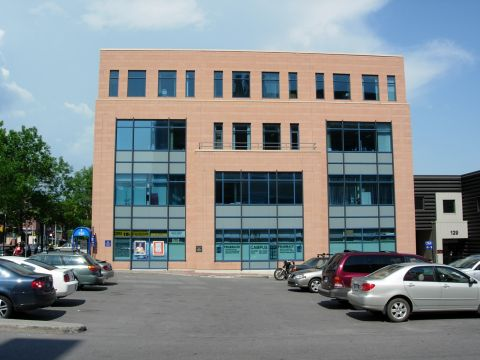
#> input picture dev_tools/opencv/opencv-python/doc/pictures_for_code/building.jpg, 480 x 360 px
$ jupyter execute --allow-errors chapter6_image_tansform.ipynb   (older library calls are emulated)
#> lines starting #> are read from the running program, lines starting #| are printed output that depends on the picture; after the words box and inside, x2 and y2 are one past the last pixel; in counts of white or black regions, pixels touching at a corner belong together
# 第六章 图像变换

## 卷积

我们在第 5 章看到的所有操作都可以被理解成普通卷积的特殊情况.

一个特殊卷积所实现的功能是由其卷积核的形式决定的.这个核本质上是一个大小固定,由数值参数构成的数组, 数组的参考点通常位于数组的中心.

对于每一个 kernel, 我们可以得到图像中某个点与 anchor 重合的像素值和 kernel 覆盖的其余邻近值, 将这些值分别和 kernel 对应位置上的值相乘并求和, 并将这个结果放在图像中与 anchor 重合的位置.

**cv2.filter2D() 函数**:
- cv2.filter2D(src, ddepth, kernel[, dst[, anchor[, delta[, borderType]]]]) → dst;
- ddepth - 指定输出图像的 depth; 如果为负数(ddepth=-1), 输出图像的 depth 就和 src.depth() 相同; 以下是支持的原图 depth 和输出图 depth:
```
src.depth() = CV_8U, ddepth = -1/CV_16S/CV_32F/CV_64F
src.depth() = CV_16U/CV_16S, ddepth = -1/CV_32F/CV_64F
src.depth() = CV_32F, ddepth = -1/CV_32F/CV_64F
src.depth() = CV_64F, ddepth = -1/CV_64F
```
- kernel – 卷积核(或者是 correlation kernel).
- anchor – 可选参数, 卷积核的参考点, 表示被滤波的点在 kernel 中的相对位置. 默认值是 (-1,-1) , 表示 anchor 在 kernel 的中心.
- delta – 可选参数, 将最后计算出的值保存在输出图像之前会加上这个值.
- borderType – 可选参数, 边界像素的外推方法(常用的有 zero padding 和复制外推法).

**Note**:

1. 卷积核用一个单通道的浮点数矩阵表示; 如果你想在不同的通道上引用不同的卷积核, 那么应该使用 split() 函数将原图且分到独立的图像平面上, 然后单独执行卷积运算.

2. 该函数执行的是线性滤波, 支持 in-place 操作.

3. 对于小的 kernel, 使用直接法进行计算; 对于大的 kernel(比如 ``11 x 11``), 使用基于 DFT 的算法加速.

[cell 1]
## 卷积操作, 尝试着换换别的 kernel
import cv2
import numpy as np

image = cv2.imread("../pictures_for_code/building.jpg", cv2.IMREAD_GRAYSCALE)
#> image: shape (360, 480); min 0, max 255, mean 134.5
kernel = np.array([[-3.0, 0, 3], [-10, 0, 10], [-3, 0, 3]], dtype = np.float)  # Scharr 滤波器
conv = cv2.filter2D(image, -1, kernel, borderType = cv2.BORDER_REPLICATE)
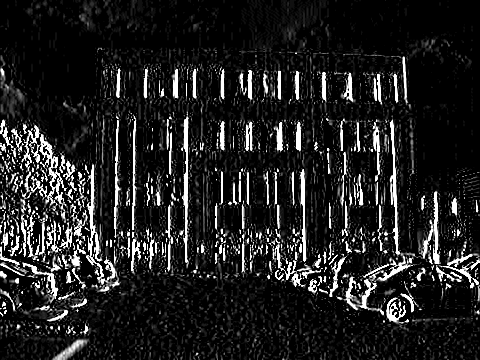
#> conv: shape (360, 480); min 0, max 255, mean 33.2
print("shape 1 2: %s, %s" % (image.shape,  conv.shape))
#| shape 1 2: (360, 480), (360, 480)

cv2.imshow("image", image)
cv2.imshow("conv", conv)

key = cv2.waitKey(0)
#> (key Esc is pressed here)
if key:
    cv2.destroyAllWindows()

### 卷积边界

当卷积点在图像边界会发生什么? 使用 cv2.copyMakeBorder() 可以在图像四周生成一个边界, 有效地解决这个问题.

**cv2.copyMakeBorder() 函数**:
- cv2.copyMakeBorder(src, top, bottom, left, right, borderType[, dst[, value]]) → dst;
- top/bottom/left/right: 指定四个方向需要外推的像素个数. 例如, top=1, bottom=1, left=1, right=1 就是创建 1 个像素宽的边界.
- borderType: 创建边界的方式. 常用的是 BORDER_REPLICATE 和 BORDER_CONSTANT.
- value: 当 borderType==BORDER_CONSTANT 时需要指定的边界值.

**Note**:
当源图像是新图像的一部分(ROI)时, 这个函数会直接使用 ROI 外部的像素生成边界. 如果想要禁用这个功能,即并不把源图像当成是一个 ROI, 时刻使用外推法生成新的边界, 使用 borderType | BORDER_ISOLATED.

[cell 2]
## 卷积边界填充
import cv2

border = 5

image = cv2.imread("../pictures_for_code/building.jpg", cv2.IMREAD_GRAYSCALE)
border_replicate = cv2.copyMakeBorder(image, border, border, border, border, borderType = cv2.BORDER_REPLICATE)
border_constant = cv2.copyMakeBorder(image, border, border, border, border, borderType = cv2.BORDER_CONSTANT, value = 0)
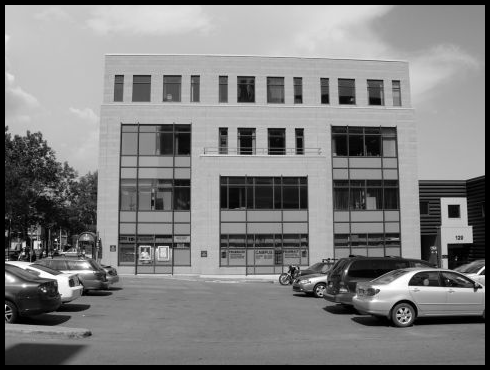
#> border_constant: shape (370, 490); min 0, max 255, mean 128.2
print("shape 1 2: %s, %s" % (border_constant.shape,  border_replicate.shape))
#| shape 1 2: (370, 490), (370, 490)

cv2.imshow("border_replicate", border_replicate)
cv2.imshow("border_constant", border_constant)

key = cv2.waitKey(0)
#> (key Esc is pressed here)
if key:
    cv2.destroyAllWindows()

## 梯度和 Sobel 导数

一个最重要且最基本的卷积操作就是导数的计算(其实是近似值).

通常来说, 用来表达微分的最常用的操作是 Sobel 微分算子. Sobel 算子包含任意阶的微分以及融合偏导.

**cv2.Sobel()**:
- 使用扩展的 Sobel 算子计算图像的一阶, 二阶, 三阶或者复合导数.
- cv2.Sobel(src, ddepth, xorder, yorder[, dst[, ksize[, scale[, delta[, borderType]]]]]) → dst;
- ddepth - 指定输出图像的 depth; 如果为负数(ddepth=-1), 输出图像的 depth 就和 src.depth() 相同; 以下是支持的原图 depth 和输出图 depth:
```
src.depth() = CV_8U, ddepth = -1/CV_16S/CV_32F/CV_64F
src.depth() = CV_16U/CV_16S, ddepth = -1/CV_32F/CV_64F
src.depth() = CV_32F, ddepth = -1/CV_32F/CV_64F
src.depth() = CV_64F, ddepth = -1/CV_64F
```
如果是 8-bit 的输入图片, 返回的是裁切后的 derivatives.
- xorder – x 方向的导数的阶数.
- yorder – y 方向的导数的阶数.
- ksize – 扩展 Sobel kernel 的 size, 可选值为 1, 3, 5, or 7.
- scale – 可选参数, 计算导数时的缩放因子, 默认值为 1, 即不缩放.
- delta – 可选参数, 再将结果保存到 dst 之前加上这个值.
- borderType – 边界像素的外推方法.

Sobel 算子结合了高斯平滑和微分运算, 因此结果会或多或少的抗噪声干扰. 最常见的调用方式是以下两种:
- ( xorder = 1, yorder = 0, ksize = 3)  计算 x 的一阶导数.
- ( xorder = 0, yorder = 1, ksize = 3) 计算 y 的一阶导数.
- 第一种情况对应的 kernel 为: `[[-1.0, 0, 1], [-2, 0, 2], [-1, 0, 1]]`.
- 第二种情况对应的 kernel 为: `[[-1.0, -2, -1], [0, 0, 0], [1, 2, 1]]`.

Sobel 算子有一个很好的性质, 即可以定义任意大小的核. 并且这些核可以快速用迭代方式构造. 大核对导数有更好的逼近, 因为小核对噪声更敏感.

Sobel 导数并不是真正的导数, 因为 Sobel 算子定义在离散空间上,. Sobel 算子真正表示的是多项式拟合, 也就是说 x 方向上的二阶 Sobel 导数并不是真正的二阶导数, 而是对抛物线函数的局部拟合. 使用较大核可以在更多像素上计算这种拟合.

[cell 3]
## Sobel 算子的两种常用 kernel (也可以用卷积直接实现)
import cv2
import numpy as np

image = cv2.imread("../pictures_for_code/building.jpg", cv2.IMREAD_GRAYSCALE)
kernel_x = np.array([[-1.0, 0, 1], [-2, 0, 2], [-1, 0, 1]], dtype = np.float)    # Sobel 算子
kernel_y = np.array([[-1.0, -2, -1],[0, 0, 0],[1, 2, 1]], dtype = np.float)    # Sobel 算子

conv_x = cv2.filter2D(image, -1, kernel_x, borderType = cv2.BORDER_REPLICATE)
conv_y = cv2.filter2D(image, -1, kernel_y, borderType = cv2.BORDER_REPLICATE)

sobel_x = cv2.Sobel(image, -1, 1, 0, 3)
sobel_y = cv2.Sobel(image, -1, 0, 1, 3)

cv2.imshow("origin", image)
cv2.imshow("conv_x", conv_x)
cv2.imshow("conv_y", conv_y)
cv2.imshow("sobel_x", sobel_x)
cv2.imshow("sobel_y", sobel_y)

key = cv2.waitKey(0)
#> (key Esc is pressed here)
if key:
    cv2.destroyAllWindows()

### Scharr 滤波器

对于小的核, Sobel 算子的计算精度会大大降低. 这时可私用 Scharr 滤波器解决 Sobel 算子计算的精度问题, 二者速度是一样快的.

对于 cv2.Sobel() 函数中的 ksize 参数值, 当指定 ksize = CV_SCHARR (即 ksize = -1)时, 使用的是 3x3 的 Scharr 滤波器.

Scharr 使用的核是: `[[-3.0, 0, 3], [-10, 0, 10], [-3, 0, 3]]`.

**cv2.Scharr() 函数**:
- cv2.Scharr(src, ddepth, dx, dy[, dst[, scale[, delta[, borderType]]]]) → dst;

[cell 4]
## Scharr 滤波器
import cv2
import numpy as np

image = cv2.imread("../pictures_for_code/building.jpg", cv2.IMREAD_GRAYSCALE)

sobel_x = cv2.Sobel(image, -1, 1, 0, ksize = -1)    # 等价于 cv2.Scharr()
scharr = cv2.Scharr(image, -1, 1, 0)

cv2.imshow("sobel_x", sobel_x)
cv2.imshow("scharr", scharr)

key = cv2.waitKey(0)
#> (key Esc is pressed here)
if key:
    cv2.destroyAllWindows()

### 拉普拉斯变换

拉普拉斯算子是计算沿着 X 轴和 Y 轴的二次导数的和, 这就意味着周围是更高值的单点会使函数值最大化, 反过来, 周围是更低值的点将会使函数的负值最大化.

基于这种思想, 可以使用拉普拉斯算子做边缘检测.当我们逼近类似边缘的不连续区域时导数会快速增长,而穿过这些不连续地方时导数又会快速减小.所以导数会在此范围内有局部极值.这样局部最大值有可能位于二阶导数为 0 的地方.因此我们可以通过一阶导数和二阶导数均为 0 来过滤那些不是极值点的检测.

拉普拉斯变换使用 Sobel 算子计算 x 和 y 的二阶导数之和.

**cv2.Laplacian() 函数**:
- cv2.Laplacian(src, ddepth[, dst[, ksize[, scale[, delta[, borderType]]]]]) → dst;
- ksize – kernel size,正数且为奇数. 用于计算二阶导数的滤波器.
- scale – 可选参数, 计算导数时的缩放因子, 默认值为 1, 即不缩放.
- delta – 可选参数, 再将结果保存到 dst 之前加上这个值.
- borderType – 边界像素的外推方法.

当 ksize > 1 时使用 Sobel 算子计算 x 和 y 的二阶导数之和.

当 ksize == 1 时, 使用下面的 kernel 计算 Laplacian 变换: ``[[0, 1, 0], [1, -4, 1], [0, 1, 0]]``.

[cell 5]
import cv2

img = cv2.imread("../pictures_for_code/building.jpg", 0)

laplacian = cv2.Laplacian(img,cv2.CV_64F)
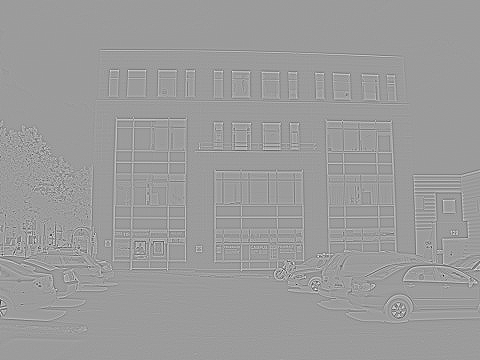
#> laplacian: shape (360, 480) float64; min -538, max 342, mean 0; drawn with min black and max white
sobelx = cv2.Sobel(img,cv2.CV_64F,1,0,ksize=5)
sobely = cv2.Sobel(img,cv2.CV_64F,0,1,ksize=5)
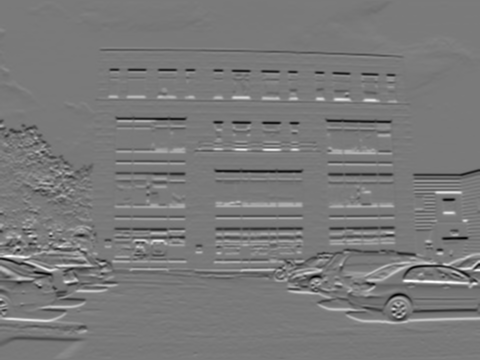
#> sobely: shape (360, 480) float64; min -9108, max 9901, mean -30.5; drawn with min black and max white

cv2.imshow("sobelx", sobelx)
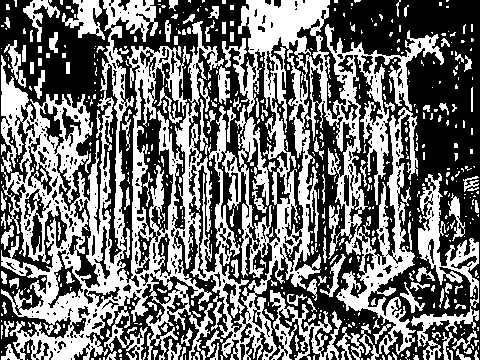
#> window 'sobelx': shape (360, 480); 44.7% white; 587 white regions (441 under 20 px), largest, box (x1, y1, x2, y2) and area: (1, 0, 444, 360) 59381, (411, 173, 479, 360) 3233, (270, 290, 342, 360) 1699
cv2.imshow("sobely", sobely)
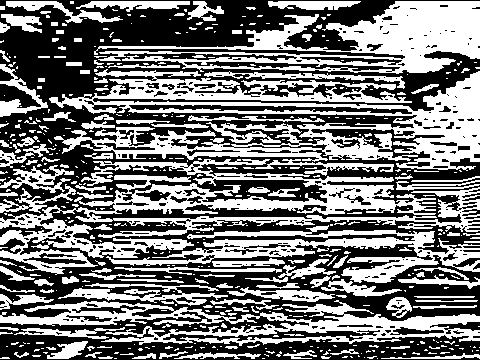
#> window 'sobely': shape (360, 480); 46.4% white; 515 white regions (369 under 20 px), largest, box (x1, y1, x2, y2) and area: (49, 69, 480, 171) 17613, (0, 159, 480, 275) 14890, (94, 1, 480, 74) 10981
cv2.imshow("laplacian", laplacian)
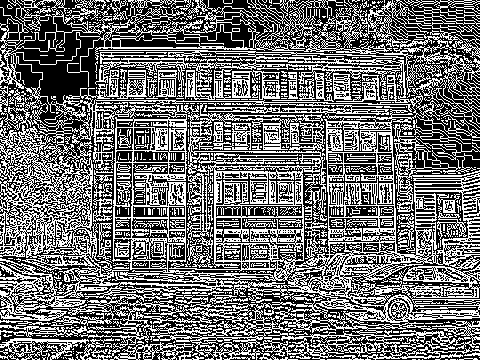
#> window 'laplacian': shape (360, 480); 43.6% white in thin lines or dots

key = cv2.waitKey(0)
#> (key Esc is pressed here)
if key:
    cv2.destroyAllWindows()

## Canny 算子

以上拉普拉斯边缘检测描述的边缘检测方法在 1986 年由 J.Canny 得到完善, 也就是通常所说的 Canny 边缘检测法.

不同于拉普拉斯边缘检测算法的是:首先在 x 和 y 方向求一阶导数, 然后组合为 4 个方向的导数. 这些方向导数达到局部最大值的点就是组成边缘的候选点.

Canny 算法最重要的一个新特点是试图将独立边的候选像素拼接成轮廓. 轮廓的形成是对这些像素运用滞后性阈值.这意味着有两个阈值,上限和下限. 如果一个像素的梯度大于上限阈值, 则被认为是边缘像素, 如果低于下限阈值, 则被抛弃. 如果介于二者之间, 只有当其与高于上限阈值的像素连接时才会被接受.

Canny 推荐的上下限阈值比为 2:1 到 3:1 之间. 小的阈值太小的话就会得到很密集的边缘, 因为大的阈值是用来确定初始化的强边缘的.

**cv2.Canny() 函数**:
- cv2.Canny(image, threshold1, threshold2[, edges[, apertureSize[, L2gradient]]]) → edges;
- image – 8-bit input image.
- edges – output edge map; single channels 8-bit image, which has the same size as image .
- threshold1 – first threshold for the hysteresis procedure.
- threshold2 – second threshold for the hysteresis procedure.
- apertureSize – aperture size for the Sobel() operator.
- L2gradient – a flag, indicating whether a more accurate  L_2 norm  =\sqrt{(dI/dx)^2 + (dI/dy)^2} should be used to calculate the image gradient magnitude ( L2gradient=true ), or whether the default  L_1 norm =|dI/dx|+|dI/dy| is enough ( L2gradient=false ).

小的阈值用来连接边缘, 大的阈值用来确定初始化的强边缘.See http://en.wikipedia.org/wiki/Canny_edge_detector.

**Note**:
canny edge detector 的实例代码可以在 samples/cpp/edge.cpp,或 samples/python/edge.py 中找到.

[cell 6]
## Canny 上下限不同比例的比较(3:2, 5:1)

img = cv2.imread("../pictures_for_code/building.jpg", 0)

canny_32 = cv2.Canny(img,100, 150)
#> canny_32: shape (360, 480); 10.9% white in thin lines or dots, all inside (x1, y1, x2, y2) = (0, 49, 480, 344)
canny_51 = cv2.Canny(img,10, 50)
#> canny_51: shape (360, 480); 19.6% white in thin lines or dots

cv2.imshow("canny_32", canny_32)
cv2.imshow("canny_51", canny_51)

key = cv2.waitKey(0)
#> (key Esc is pressed here)
if key:
    cv2.destroyAllWindows()

## 霍夫变换

霍夫变换是一种在图像中寻找直线, 圆以及其他简单集合形状的方法.

原始的霍夫变换是一种直线变换, 即在二值图像中寻找直线的一种相对快速的方法.变换可以推广到其他普通的情况, 而不仅仅是直线.

### 霍夫线变换

霍夫线变换的基本理论是二值图像中任何点都可能是一些候选直线集合的一部分.

OpenCV 支持两种不同形式的霍夫变换: 标准霍夫变换(SHT) 和累计概率霍夫变换(PPHT).

**cv2.HoughLines() 和 cv2.HoughLinesP()**:
- 使用霍夫线变换在二值图中计算直线.
- cv2.HoughLines(image, rho, theta, threshold[, lines[, srn[, stn[, min_theta[, max_theta]]]]]) → lines;
- cv2.HoughLinesP(image, rho, theta, threshold[, lines[, minLineLength[, maxLineGap]]]) → lines;
- rho – 累加器的距离分辨率, 单位是像素.
- theta – 累加器的角度分辨率, 单位是弧度.
- threshold – 累加器的阈值. 只有投票值大于阈值的那些直线才会被接受.
- lines – Output vector of lines. Each line is represented by a two-element vector  (\rho, \theta) .  \rho is the distance from the coordinate origin  (0,0) (top-left corner of the image).  \theta is the line rotation angle in radians ( 0 \sim \textrm{vertical line}, \pi/2 \sim \textrm{horizontal line} ).
- srn – For the multi-scale Hough transform, it is a divisor for the distance resolution rho . The coarse accumulator distance resolution is rho and the accurate accumulator resolution is rho/srn . If both srn=0 and stn=0 , the classical Hough transform is used. Otherwise, both these parameters should be positive.
- stn – For the multi-scale Hough transform, it is a divisor for the distance resolution theta.
- min_theta – For standard and multi-scale Hough transform, minimum angle to check for lines. Must fall between 0 and max_theta.
- max_theta – For standard and multi-scale Hough transform, maximum angle to check for lines. Must fall between min_theta and CV_PI.
- minLineLength – Minimum line length. Line segments shorter than that are rejected.
- maxLineGap – Maximum allowed gap between points on the same line to link them.
- method –
```
One of the following Hough transform variants:

CV_HOUGH_STANDARD 标准霍夫变换. Every line is represented by two floating-point numbers  (\rho, \theta) , where  \rho is a distance between (0,0) point and the line, and  \theta is the angle between x-axis and the normal to the line. Thus, the matrix must be (the created sequence will be) of CV_32FC2 type
CV_HOUGH_PROBABILISTIC 概率霍夫变换 (more efficient in case if the picture contains a few long linear segments). It returns line segments rather than the whole line. Each segment is represented by starting and ending points, and the matrix must be (the created sequence will be) of the CV_32SC4 type.
CV_HOUGH_MULTI_SCALE 多尺度变量霍夫变换. The lines are encoded the same way as CV_HOUGH_STANDARD.
param1 –
First method-dependent parameter:

For the classical Hough transform, it is not used (0).
For the probabilistic Hough transform, it is the minimum line length.
For the multi-scale Hough transform, it is srn.
param2 –
Second method-dependent parameter:

For the classical Hough transform, it is not used (0).
For the probabilistic Hough transform, it is the maximum gap between line segments lying on the same line to treat them as a single line segment (that is, to join them).
For the multi-scale Hough transform, it is stn.
```

The function implements the probabilistic Hough transform algorithm for line detection, described in [Matas00]. See the line detection example below:

/* This is a standalone program. Pass an image name as the first parameter
of the program.  Switch between standard and probabilistic Hough transform
by changing "#if 1" to "#if 0" and back */

The function implements the standard or standard multi-scale Hough transform algorithm for line detection. See http://homepages.inf.ed.ac.uk/rbf/HIPR2/hough.htm for a good explanation of Hough transform. See also the example in HoughLinesP() description.

[cell 7]
## 概率霍夫变换和标准霍夫变换
import cv2
import numpy as np

image = cv2.imread("../pictures_for_code/building.jpg", 0)
canny = cv2.Canny(image, 50, 200, 3 )
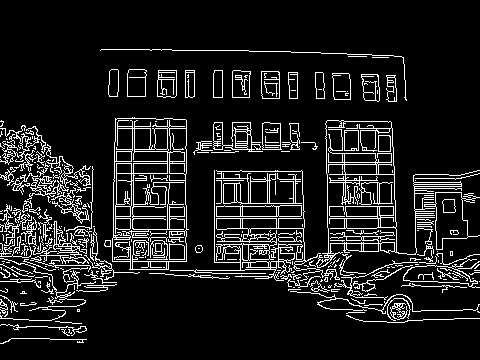
#> canny: shape (360, 480); 11.1% white in thin lines or dots, all inside (x1, y1, x2, y2) = (0, 49, 480, 344)
result = cv2.cvtColor(canny, cv2.COLOR_GRAY2BGR)
result_p = result.copy()

# 概率霍夫变换
lines_p = cv2.HoughLinesP(canny.copy(), 1, np.pi/180, 80, 30, 10)
#> lines_p = 174 rows, first 6: [216, 216, 277, 216], [345, 206, 393, 206], [147, 259, 167, 259], [280, 205, 301, 205], [256, 261, 266, 261], [424, 184, 461, 184]
for line in lines_p:
    line = line[0]
    cv2.line( result_p, (line[0], line[1]),(line[2], line[3]), (0,255,0), 2, 8 )
#> this loop made 174 passes
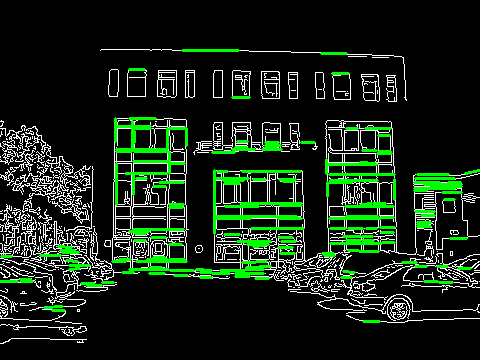
#> result_p: shape (360, 480, 3); mean B, G, R 22.4, 37.8, 22.4

# 标准霍夫变换
lines_s = cv2.HoughLines(canny.copy(), 1, np.pi/180, 100 )   #这里对最后一个参数使用了经验型的值
#> lines_s = 697 rows, first 8: [216, 1.57], [218, 1.57], [206, 1.57], [259, 1.57], [174, 1.59], [176, 1.59], [210, 1.55], [246, 1.55]
result_s = result.copy()
for line in lines_s:
    line = line[0]

    rho = line[0]  #第一个元素是距离 rho
    theta= line[1] #第二个元素是角度 theta
    #print(rho, theta)
    if  (theta < (np.pi/4. )) or (theta > (3.*np.pi/4.0)): #垂直直线
        #该直线与第一行的交点
        pt1 = (int(rho/np.cos(theta)),0)
        #该直线与最后一行的交点
        pt2 = (int((rho-result.shape[0]*np.sin(theta))/np.cos(theta)),result.shape[0])
        cv2.line( result_s, pt1, pt2, (255))      #绘制一条白线
    else: #水平直线
        # 该直线与第一列的交点
        pt1 = (0,int(rho/np.sin(theta)))
        #该直线与最后一列的交点
        pt2 = (result.shape[1], int((rho-result.shape[1]*np.cos(theta))/np.sin(theta)))
        cv2.line(result_s, pt1, pt2, (255), 1)    #绘制一条直线
#> this loop made 697 passes
#> (rho, theta, pt1, pt2) on passes 1 to 12: (216, 1.57, (0, 216), (480, 216)), (218, 1.57, (0, 218), (480, 218)), (206, 1.57, (0, 206), (480, 206)), (259, 1.57, (0, 259), (480, 259)), (174, 1.59, (0, 174), (480, 182)), (176, 1.59, (0, 176), (480, 184)), (210, 1.55, (0, 210), (480, 201)), (246, 1.55, (0, 246), (480, 237)), (228, 1.57, (0, 228), (480, 228)), (256, 1.59, (0, 256), (480, 264)), (249, 1.55, (0, 249), (480, 240)), (178, 1.57, (0, 178), (480, 178))
#> (rho, theta, pt1) on pass 100: (233, 1.57, (0, 233))
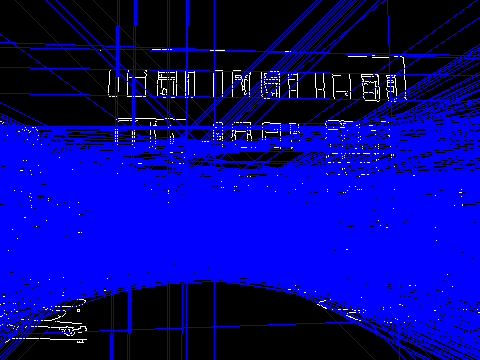
#> result_s: shape (360, 480, 3); mean B, G, R 136, 3.4, 3.4

cv2.imshow("Source", image)
cv2.imshow("HoughLine_P", result_p)
cv2.imshow("HoughLine", result_s)

key = cv2.waitKey(0)
#> (key Esc is pressed here)
if key:
    cv2.destroyAllWindows()
